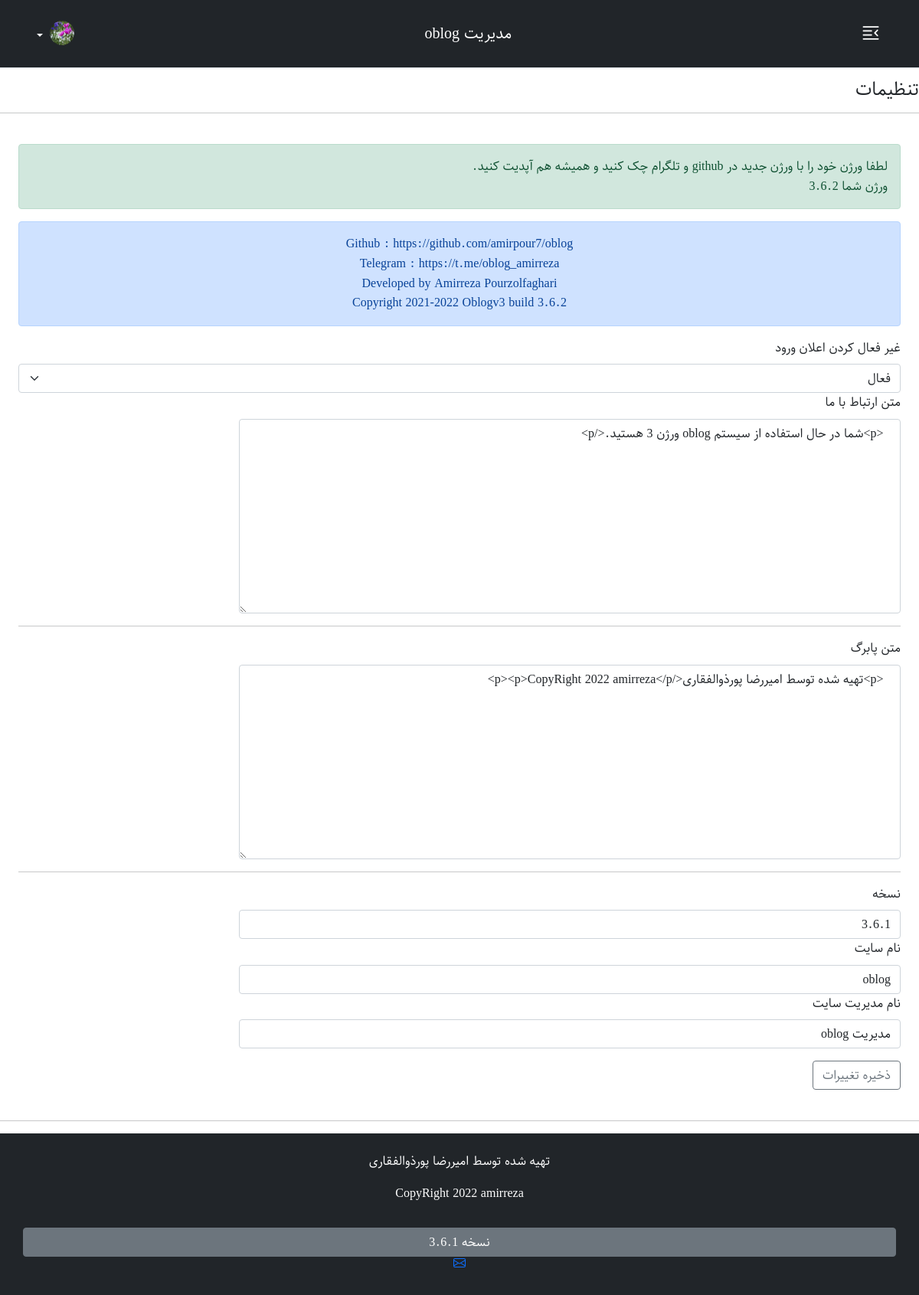
The app's page /admin/settings.php (signed in), older data.
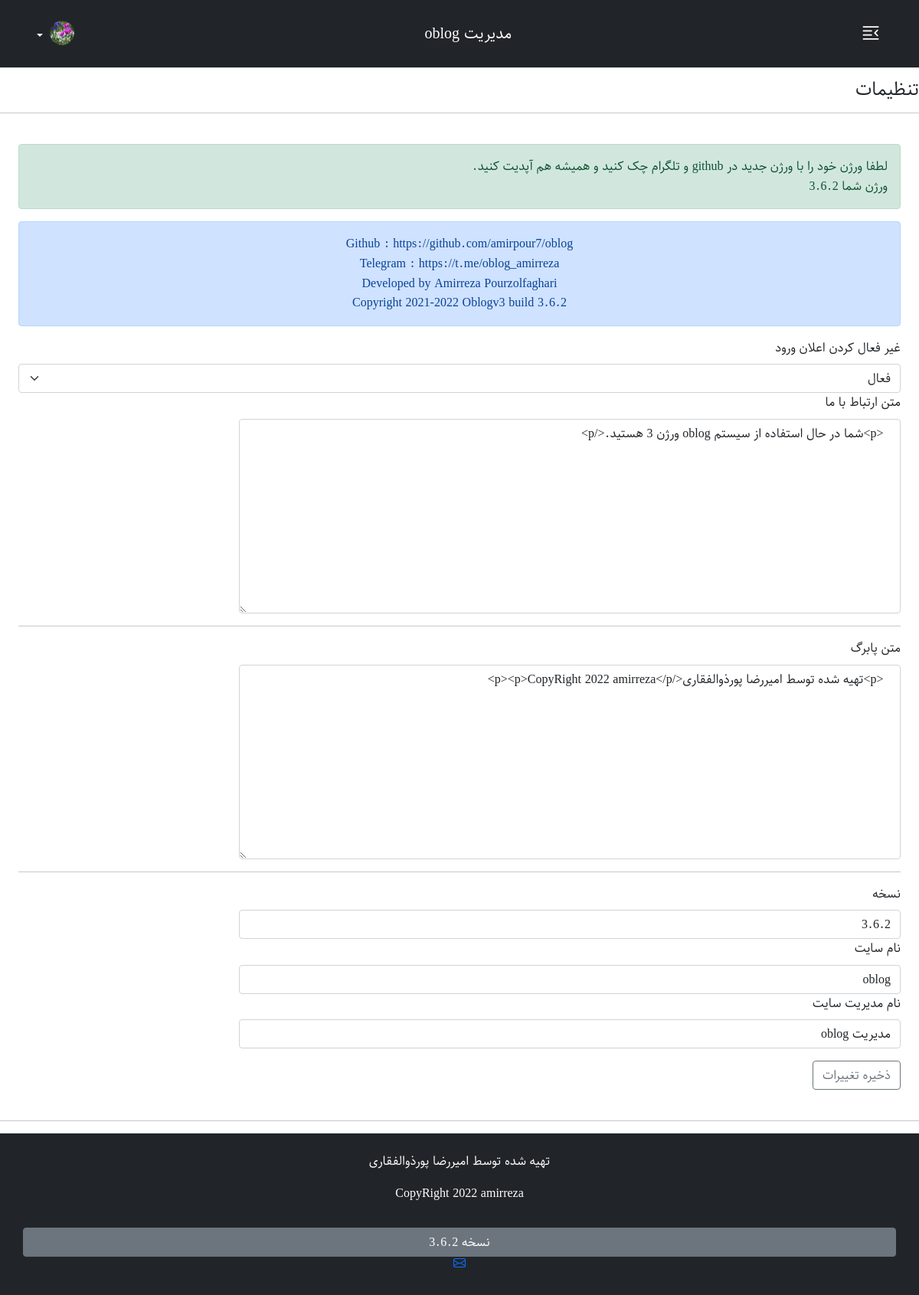
The same page, newer data.
### tables this page shows
CREATE TABLE `information` (
  `id` int(11) NOT NULL,
  `body` text NOT NULL
);

### admin/settings.php (the view, shortened to what this page needs)
<?php
include("./include/nav.php");
$abouts = $base->query("SELECT * FROM `information` WHERE id = 1");
$footers = $base->query("SELECT * FROM `information` WHERE id = 2");
$versions = $base->query("SELECT * FROM `information` WHERE id = 3");
$sites = $base->query("SELECT * FROM `information` WHERE id = 4 ");
$adminsite = $base->query("SELECT * FROM `information` WHERE id = 5 ");
$log = $base->query("SELECT * FROM `information` WHERE id = 6");
?>
<br>
<br>
<br>
<br>
<section>
 <div>
     <h4>تنظیمات</h4>
     <hr>
 </div>
     <form class="p-4" method="post">
     <?php
 if($log->rowcount() > 0){
 foreach($log as $notif){
?>
<?php
 }
 }
 $ver = file_get_contents('./version.txt');
?>
<div class="alert alert-success" role="alert">
  لطفا ورژن خود را با ورژن جدید در github و تلگرام چک کنید و همیشه هم آپدیت کنید.
  <br>
  ورژن شما <?php echo $ver; ?>
</div>
<div class="alert alert-primary" role="alert">
<div class="text-center">
  Github : https://github.com/amirpour7/oblog
  <br>
  Telegram : https://t.me/oblog_amirreza
   <br>
  Developed by Amirreza Pourzolfaghari
  <br>
  Copyright 2021-2022 Oblogv3 build <?php echo $ver;  ?>
</div>
</div>
     <label class="form-label"> غیر فعال کردن اعلان ورود</label>
<select name="log" class="form-select" aria-label="غیر فعال کردن اعلان ورود">
  <option
  <?php
if($notif['body'] == 1)
{
    echo 'selected';
}else{
    echo '';
}
?>
 value="1">فعال</option>
</select>
     <label class="form-label" for="about">متن ارتباط با ما</label>
 <?php
 if($abouts->rowcount() > 0){
 foreach($abouts as $about){
?>
 <textarea class="form-control  " name="about" id="about" cols="30" rows="10">
  <?php echo $about['body'];?>
</textarea>
<?php
 }
 }
?>
  <hr>
<label class="form-label" for="footer">متن پابرگ</label>
<?php
 if($footers->rowcount() > 0){
 foreach($footers as $footer){
?>
 <textarea class="form-control  " name="footer" id="footer" cols="30" rows="10">
  <?php echo $footer['body'];?>
</textarea>
<?php
 }
 }
?>
     <hr>
<label class="form-label" for="version">نسخه</label>
<?php
 if($versions->rowcount() > 0){
 foreach($versions as $version){
?>
 <input value="<?php echo $version['body'];?>" class="form-control" name="version" id="version">
<?php
 }
 }
 ?>
 <?php
 if($sites->rowcount() > 0){
 foreach($sites as $site){
?>
 <label class="form-label" for="siten">نام سایت</label>
 <input value="<?php echo $site['body']; ?>" name="siten" class="form-control" type="text">
<?php
 }
}
?>
 <?php
 if($adminsite->rowcount() > 0){
 foreach($adminsite as $adminsit){
?>
 <label class="form-label" for="adminsite">نام مدیریت سایت</label>
 <input value="<?php echo $adminsit['body']; ?>" name="adminsite" class="form-control" type="text">
<?php
 }
}
?>
<button type="submit" name="edit-settings" class="btn btn-outline-secondary mt-3">ذخیره تغییرات</button>
</form>
     <hr>
</section>
<?php
include("../include/footer.php");
?>

### include/footer.php (shortened to what this page needs)
<?php
$footer_querya = "SELECT * FROM `information` WHERE id = 2 ";
$footera = $base->query($footer_querya);
if($footera->rowcount() > 0){
  foreach($footera as $foota){
?>
<?php
$footer_queryb = "SELECT * FROM `information` WHERE id = 3 ";
$footerb = $base->query($footer_queryb);
if($footerb->rowcount() > 0){
  foreach($footerb as $footb){
?>
<footer class="text-center text-white bg-dark py-4">
  <div class="container">
    <div class="row flex-column">
<div><?php echo $foota['body']; ?></div>
<button class="  mt-3 btn btn-secondary">نسخه <?php echo $footb['body'] ?></button>
<div>
  <a target="_blank" href="mailto:ar.pourzolfaghari@gmail.com"></a>
</div>
    </div>
  </div>
</footer>
<?php
  }
}
  }
}
?>
</body>
</html>

Row changes from the older to the newer data that the page shows:
changed information (number 5 of 6 on the later page): version "3.6.1" → "3.6.2"; body "3.6.1" → "3.6.2"
